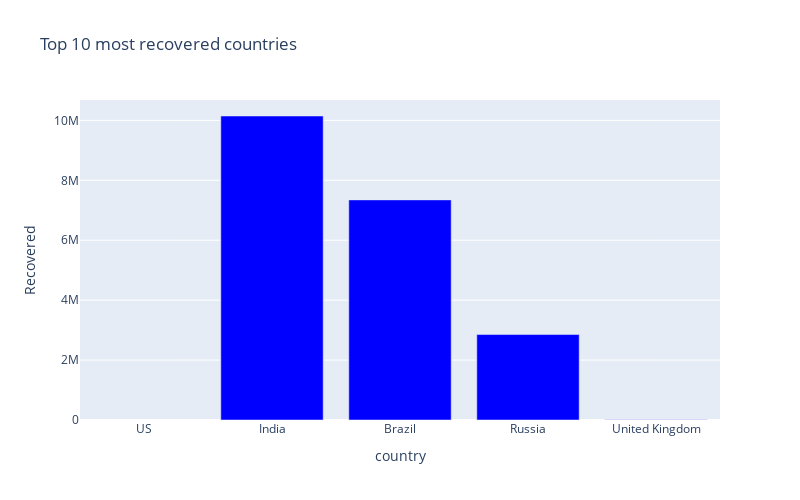

The notebook cell this image was saved under:
### Code cell
px.bar(
    country_data_sort.head(10),
    x = "country",
    y = "Recovered",
    title= "Top 10 most recovered countries", 
    color_discrete_sequence=["blue"], 
    height=500,
    width=800
)

### Figure 1 — Plotly figure (JSON) as saved in the notebook; plotly's stock layout.template omitted (floating-point values rounded to 4 significant figures)
{"data": [{"alignmentgroup": "True", "hovertemplate": "country=%{x}<br>Recovered=%{y}<extra></extra>", "legendgroup": "", "marker": {"color": "blue"}, "name": "", "offsetgroup": "", "orientation": "v", "showlegend": false, "textposition": "auto", "type": "bar", "x": ["US", "India", "Brazil", "Russia", "United Kingdom"], "xaxis": "x", "y": [null, 10146763, 7347080, 2851737, 7438], "yaxis": "y"}], "layout": {"barmode": "relative", "height": 500, "legend": {"tracegroupgap": 0}, "title": {"text": "Top 10 most recovered countries"}, "width": 800, "xaxis": {"anchor": "y", "domain": [0, 1], "title": {"text": "country"}}, "yaxis": {"anchor": "x", "domain": [0, 1], "title": {"text": "Recovered"}}}}
